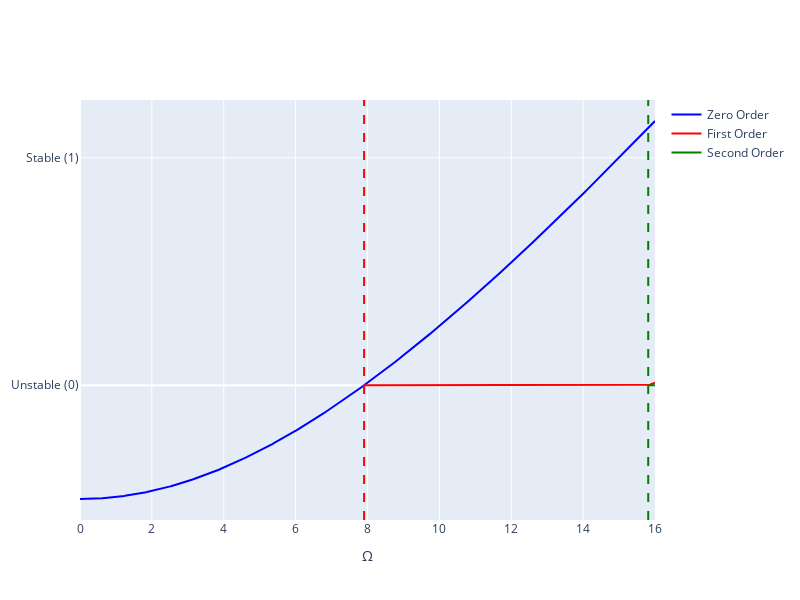

The notebook cell this image was saved under:
### Code cell
import numpy as np
import plotly.graph_objects as go
from scipy.linalg import eig


gammas = np.array([10, 10, 10, 1, 1])
Omega_values = np.linspace(0, 16, 1000)
ALPHA = 1
BETA = 1
TOLERANCY = np.array([0, 1e-8, -1e-9]) 

# gammas = np.array([10, 10, 10, 1, 1])
# Omega_values = np.linspace(10, 12, 2)
# ALPHA = 1
# BETA = 1
# TOLERANCY = 1e-14

omega_zero = np.sqrt(1 / 4 / ALPHA / BETA * (1 + gammas[1] / gammas[2] + gammas[3] / gammas[2]) * (gammas[3] * gammas[2] + gammas[3] * gammas[1] + gammas[1] * gammas[2]))**2
omega_first = gammas[0] / 2 * np.abs(A1_st(gammas, Omega_values,  order='first'))
omega_second = np.sqrt(gammas[1] * (gammas[4] * gammas[2] + gammas[0] * gammas[3])**2 / (16 * ALPHA * BETA * gammas[3]))

stability_zero = []
stability_first = []
stability_second = []

for Omega in Omega_values:
    zero_order = build_matrix(Omega, gammas, order='zero')
    first_order = build_matrix(Omega, gammas, order='first')
    second_order = build_matrix(Omega, gammas, order='second')
    M = [zero_order, first_order, second_order]
    stability = []
    for i in range(3):
            try:
                eigenvalues = eig(M[i])[0]
                max_real = np.max(np.real(eigenvalues))
                stability.append(max_real)
            except:
                stability.append(np.nan) 

    stability_zero.append(stability[0])
    stability_first.append(stability[1])
    stability_second.append(stability[2])

fig = go.Figure()

fig.add_trace(go.Scatter(
    x=Omega_values, y=stability_zero,
    mode='lines',
    name='Zero Order',
    line=dict(color='blue')
))

fig.add_trace(go.Scatter(
    x=Omega_values, y=stability_first,
    mode='lines',
    name='First Order',
    line=dict(color='red')
))

fig.add_trace(go.Scatter(
    x=Omega_values, y=stability_second,
    mode='lines',
    name='Second Order',
    line=dict(color='green')
))

# fig.add_vline(x=omega_zero, line_dash="dash", line_color="blue")
fig.add_vline(x=omega_first, line_dash="dash", line_color="red")
fig.add_vline(x=omega_second, line_dash="dash", line_color="green")

fig.update_layout(
    yaxis=dict(tickvals=[0, 1], ticktext=['Unstable (0)', 'Stable (1)']),
    xaxis_title='Ω',
    height=600,
    width=800
)

fig.show()

### Figure 1 — Plotly figure (JSON) as saved in the notebook; plotly's stock layout.template omitted (floating-point values rounded to 4 significant figures; data arrays with more than 128 entries replaced by an {"elided": "..."} marker saying what was removed)
{"data": [{"line": {"color": "blue"}, "mode": "lines", "name": "Zero Order", "type": "scatter", "x": {"elided": "1000 float values"}, "y": {"elided": "1000 float values"}}, {"line": {"color": "red"}, "mode": "lines", "name": "First Order", "type": "scatter", "x": {"elided": "1000 float values"}, "y": {"elided": "1000 float values"}}, {"line": {"color": "green"}, "mode": "lines", "name": "Second Order", "type": "scatter", "x": {"elided": "1000 float values"}, "y": {"elided": "1000 float values"}}], "layout": {"height": 600, "shapes": [{"line": {"color": "red", "dash": "dash"}, "type": "line", "x0": 7.906, "x1": 7.906, "xref": "x", "y0": 0, "y1": 1, "yref": "y domain"}, {"line": {"color": "green", "dash": "dash"}, "type": "line", "x0": 15.81, "x1": 15.81, "xref": "x", "y0": 0, "y1": 1, "yref": "y domain"}], "width": 800, "xaxis": {"title": {"text": "Ω"}}, "yaxis": {"ticktext": ["Unstable (0)", "Stable (1)"], "tickvals": [0, 1]}}}
